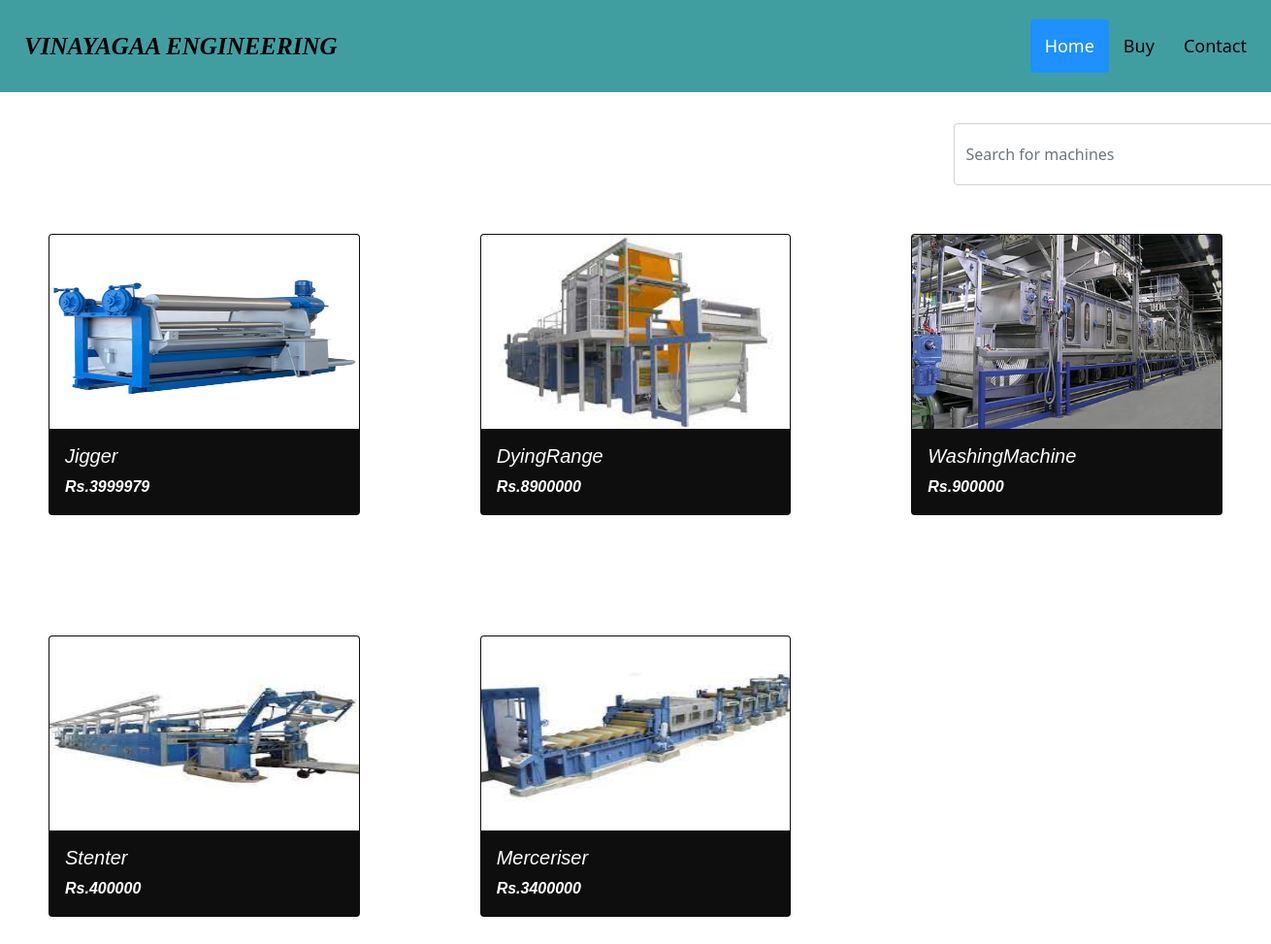
The page /index/home/ on the database its author committed.
### vinayaga/models.py (models this page shows)
class detail(models.Model):
    Company_name=models.CharField(max_length=40)
    Company_address=models.CharField(max_length=100)
    Landmark=models.CharField(max_length=40)
    District=models.CharField(max_length=15)
    State=models.CharField(max_length=15)
    Pincode=models.IntegerField()
    Mobile_number=models.IntegerField()
    Email=models.EmailField(max_length=20)
    Machine_name=models.CharField(max_length=30)
    Machine_condition=models.TextField(max_length=1000)
    Price=models.IntegerField()
    Image = models.ImageField(upload_to='images/', default="")

### vinayaga/views.py (the view)
# urls.py: path('home/', views.index, name='index'),
def home(request):
    machines=detail.objects.all()
    return render(request, 'home.html',{'machines':machines})

### template/home.html (shortened to what this page needs)
<!doctype html>
<html lang="en">
  <head>
    <link href="https://cdn.jsdelivr.net/npm/bootstrap@5.0.0-beta2/dist/css/bootstrap.min.css" rel="stylesheet">
  </head>
  <body>
   <div class="header">
      <a href="#default" class="logo">VINAYAGAA ENGINEERING</a>
      <div class="header-right">
        <a class="active" href="/index">Home</a>
        <a href="/index/home"> Buy</a>
        <a href="/index/contact">Contact</a>
      </div>
    </div>
    <div class="input-group">
      <input type="search" class="form-control mr-sm-2" placeholder="Search for machines" aria-label="Search"
        aria-describedby="search-addon" id="search" />
    </div>
      <div class="row row-cols-1 row-cols-md-3 g-4">
      {% for m in machines %}
        <div class="col">
          <div class="card-deck" id="MyCards">
          <div class="card">
           <a href="/buy/{{m.Machine_name}}"> <img src="{{m.Image.url}}" width="200px" height="200 px" class="card-img-top" alt="..."> </a>
            <div class="card-body">
              <h5 class="card-title">{{ m.Machine_name }}</h5>
              <p class="card-text">Rs.{{ m.Price }}</p>
            </div>
          </div>
          </div>
        </div>
      {% endfor %}
  </body>
</html>

### template/home.html (style rules this page uses)
.header { overflow: hidden; background-color: #3a9b9ef6; padding: 20px 10px; }
.header a { float: left; color: black; text-align: center; padding: 15px; text-decoration: none; font-size: 18px; line-height: 25px; border-radius: 4px; }
.header a.logo { font-size: 25px; font-weight: bold; font-style: italic; font-family:Florence, cursive; }
.header a.active { background-color: dodgerblue; color: white; }
.header-right { float: right; }
.card { margin: 50px; }
body { background: url(https://images.unsplash.com/photo-1573828718637-233537e3b9e2?ixid=MnwxMjA3fDB8MHxzZWFyY2h8MzB8fHdoaXRlfGVufDB8fDB8fA%3D%3D&ixlib=rb-1.2.1&auto=format&fit=crop&w=500&q=60) repeat; background-size: 500px; height: 100%; }
.card { background-color: #0e0e0f; color: white; font-family:'Lucida Sans', 'Lucida Sans Regular', 'Lucida Grande', 'Lucida Sans Unicode', Geneva, Verdana, sans-serif; font-style: oblique; font-weight:bold; font-stretch: expanded; }
.input-group { width: 25em; height: 4em; margin-left: 75%; margin-top: 2em; }
::placeholder { color: red; }

### rows shown on the page
detail: Image (picture), Machine_name "Jigger", Price "3999979"
detail: Image (picture), Machine_name "DyingRange", Price "8900000"
detail: Image (picture), Machine_name "WashingMachine", Price "900000"
detail: Image (picture), Machine_name "Stenter", Price "400000"
detail: Image (picture), Machine_name "Merceriser", Price "3400000"
